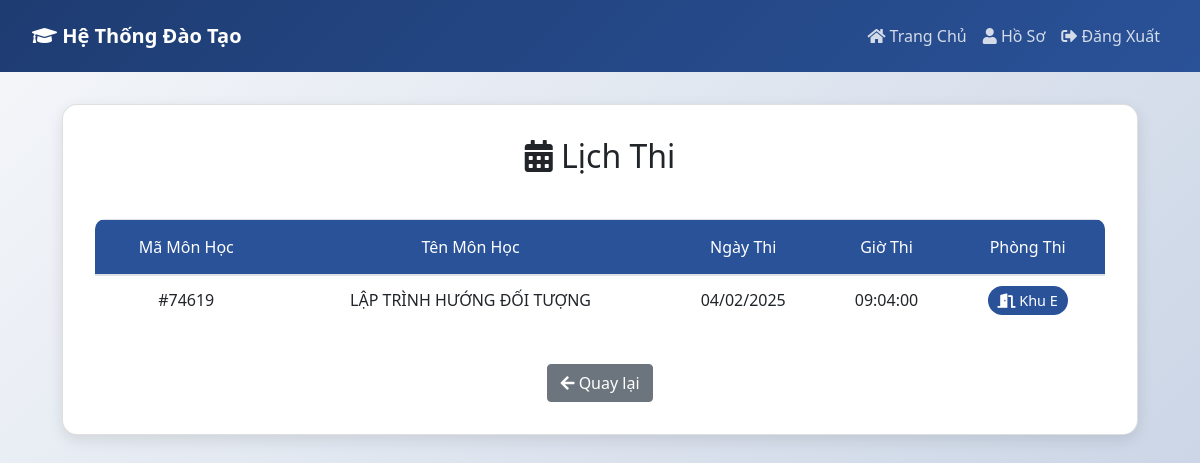
The app's page /users/schedule.php (signed in) with its own data.
### tables this page shows
CREATE TABLE `exam_schedule` (
  `id` int(11) NOT NULL,
  `course_code` varchar(50) NOT NULL,
  `exam_date` date NOT NULL,
  `exam_time` time NOT NULL,
  `location` varchar(100) NOT NULL
);

CREATE TABLE `courses` (
  `id` int(11) NOT NULL,
  `course_code` varchar(20) NOT NULL,
  `course_name` varchar(100) NOT NULL,
  `credits` int(11) NOT NULL
);

### users/schedule.php (the view, shortened to what this page needs)
<?php
require_once 'connect.php';
$conn = $con;
$username = $_SESSION['username'];
$sql = "SELECT es.course_code, c.course_name, es.exam_date, es.exam_time, es.location
        FROM course_registrations cr
        JOIN courses c ON cr.course_id = c.id
        JOIN exam_schedule es ON c.course_code = es.course_code
        WHERE cr.username = ?
        ORDER BY es.exam_date, es.exam_time";
$stmt = $conn->prepare($sql);
$stmt->bind_param("s", $username);
$stmt->execute();
$result = $stmt->get_result();
?>
<!DOCTYPE html>
<html lang="vi">
<head>
    <link rel="stylesheet" href="https://cdn.jsdelivr.net/npm/bootstrap@4.0.0/dist/css/bootstrap.min.css">
    <link rel="stylesheet" href="https://cdnjs.cloudflare.com/ajax/libs/font-awesome/5.15.4/css/all.min.css">
</head>
<body>
    <nav class="navbar navbar-expand-lg navbar-dark">
        <a class="navbar-brand" href="user_home.php">
            <i class="fas fa-graduation-cap"></i> Hệ Thống Đào Tạo
        </a>
        <div class="collapse navbar-collapse" id="navbarNav">
            <ul class="navbar-nav ml-auto">
                <li class="nav-item">
                    <a class="nav-link" href="user_home.php">
                        <i class="fas fa-home"></i> Trang Chủ
                    </a>
                </li>
                <li class="nav-item">
                    <a class="nav-link" href="view_profile.php">
                        <i class="fas fa-user"></i> Hồ Sơ
                    </a>
                </li>
                <li class="nav-item">
                    <a class="nav-link" href="logout.php">
                        <i class="fas fa-sign-out-alt"></i> Đăng Xuất
                    </a>
                </li>
            </ul>
        </div>
    </nav>
    <div class="container">
        <div class="card">
            <h2 class="text-center mb-4">
                <i class="fas fa-calendar-alt"></i> Lịch Thi
            </h2>
            <?php
            if ($result->num_rows > 0) {
                echo '<div class="table-responsive">
                    <table class="table table-hover schedule-table">
                        <thead>
                            <tr>
                                <th>Mã Môn Học</th>
                                <th>Tên Môn Học</th>
                                <th>Ngày Thi</th>
                                <th>Giờ Thi</th>
                                <th>Phòng Thi</th>
                            </tr>
                        </thead>
                        <tbody>';
                while ($row = $result->fetch_assoc()) {
                    $exam_date = date('d/m/Y', strtotime($row['exam_date']));
                    echo '<tr>
                        <td>' . htmlspecialchars($row['course_code']) . '</td>
                        <td>' . htmlspecialchars($row['course_name']) . '</td>
                        <td>' . $exam_date . '</td>
                        <td>' . htmlspecialchars($row['exam_time']) . '</td>
                        <td><span class="room-badge">
                            <i class="fas fa-door-open"></i> ' . htmlspecialchars($row['location']) . '
                        </span></td>
                    </tr>';
                }
                echo '</tbody></table></div>';
            } else {
                echo '<div class="alert alert-info" role="alert">
                        <i class="fas fa-info-circle"></i> Bạn chưa có lịch thi nào.
                      </div>';
            }
            ?>
            <div class="text-center mt-4">
                <a href="user_home.php" class="btn btn-secondary">
                    <i class="fas fa-arrow-left"></i> Quay lại
                </a>
            </div>
        </div>
    </div>
</body>
</html>

### users/schedule.php (style rules this page uses)
body { background: linear-gradient(135deg, #f5f7fa 0%, #c3cfe2 100%); min-height: 100vh; font-family: 'Segoe UI', sans-serif; }
.navbar { background: linear-gradient(135deg, #1e3c72, #2a5298); padding: 1rem 2rem; }
.navbar-brand { color: white !important; font-weight: bold; }
.nav-link { color: rgba(255,255,255,0.8) !important; transition: color 0.3s ease; }
.container { padding: 2rem; }
.card { background: white; border-radius: 15px; box-shadow: 0 5px 15px rgba(0,0,0,0.1); padding: 2rem; margin-bottom: 2rem; }
.schedule-table { background: white; border-radius: 10px; overflow: hidden; margin-top: 20px; }
.schedule-table th { background: #2a5298; color: white; font-weight: 500; text-align: center; padding: 15px; }
.schedule-table td { padding: 12px; vertical-align: middle; text-align: center; }
.room-badge { background: #2a5298; color: white; padding: 5px 10px; border-radius: 15px; font-size: 0.9em; }

### records on screen
exam_schedule: course_code "#74619", courses.course_name "LẬP TRÌNH HƯỚNG ĐỐI TƯỢNG", exam_date "04/02/2025", exam_time "09:04:00", location "Khu E"
